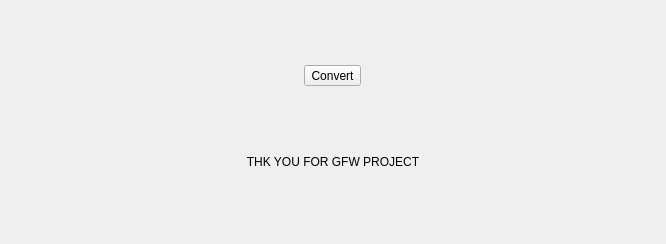
<?xml version="1.0" encoding="UTF-8"?>
<ui version="4.0">
 <class>Panel</class>
 <widget class="QWidget" name="Panel">
  <property name="geometry">
   <rect>
    <x>0</x>
    <y>0</y>
    <width>666</width>
    <height>244</height>
   </rect>
  </property>
  <property name="windowTitle">
   <string>Panel</string>
  </property>
  <layout class="QVBoxLayout" name="verticalLayout">
   <item>
    <layout class="QHBoxLayout" name="horizontalLayout">
     <item>
      <widget class="QToolButton" name="convert">
       <property name="text">
        <string>Convert</string>
       </property>
      </widget>
     </item>
    </layout>
   </item>
   <item>
    <widget class="QLabel" name="label">
     <property name="maximumSize">
      <size>
       <width>16777215</width>
       <height>32</height>
      </size>
     </property>
     <property name="text">
      <string>THK YOU FOR GFW PROJECT</string>
     </property>
     <property name="alignment">
      <set>Qt::AlignCenter</set>
     </property>
    </widget>
   </item>
  </layout>
 </widget>
 <resources/>
 <connections/>
</ui>
